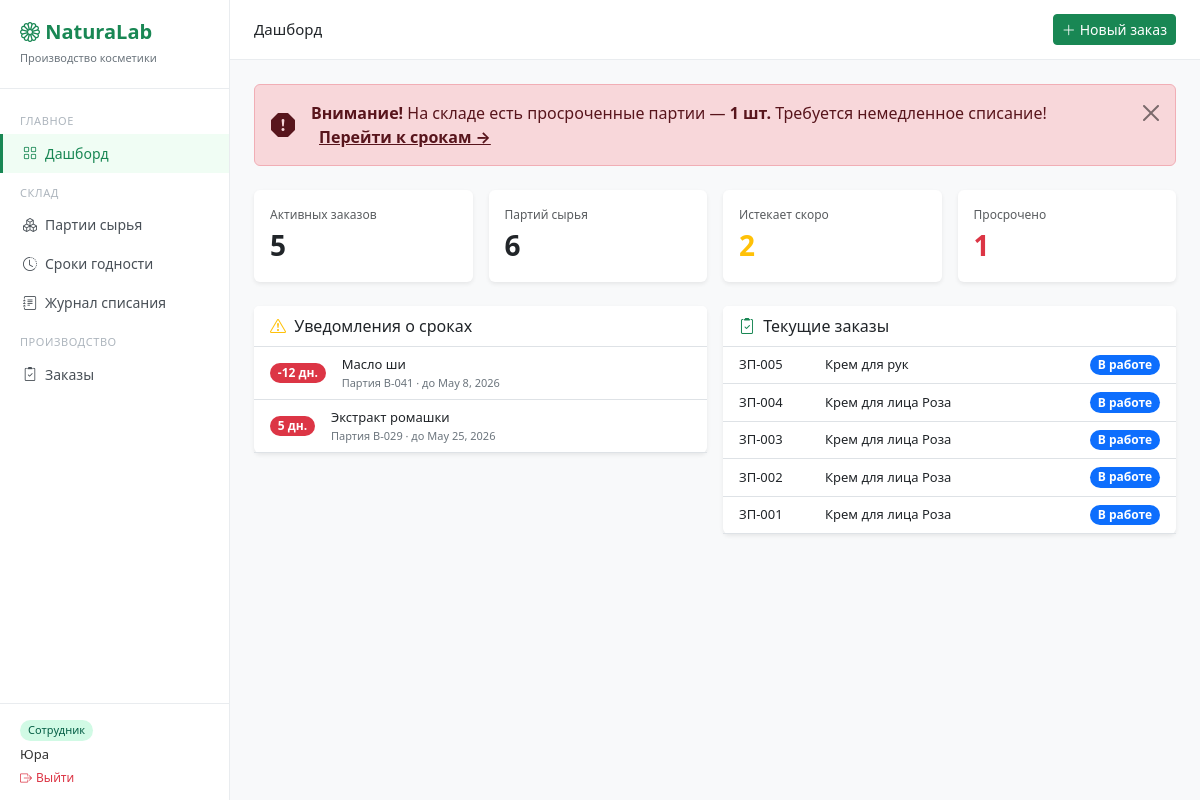
Screenshot of / (signed in) with the database file from the repository.
### warehouse/models.py (models this page shows, shortened)
class Batch(models.Model):
    STATUS_CHOICES = [
        ('available', 'Доступна'),
        ('depleted',  'Израсходована'),
        ('expired',   'Просрочена'),
    ]
    ingredient  = models.ForeignKey(Ingredient, on_delete=models.PROTECT, verbose_name='Сырьё')
    lot_number  = models.CharField(max_length=50, unique=True, verbose_name='Номер партии')
    quantity    = models.DecimalField(max_digits=10, decimal_places=3, verbose_name='Остаток')
    received_at = models.DateField(verbose_name='Дата поступления')
    expiry_date = models.DateField(verbose_name='Срок годности')
    status      = models.CharField(max_length=20, choices=STATUS_CHOICES, default='available')
    class Meta:
        verbose_name = 'Партия сырья'
        verbose_name_plural = 'Партии сырья'
        ordering = ['expiry_date']
    @property
    def days_left(self):
        from django.utils import timezone
        delta = self.expiry_date - timezone.now().date()
        return delta.days
    @property
    def stock_status(self):
        min_q = self.ingredient.min_quantity
        if min_q <= 0:
            return 'ok'
        if self.quantity <= 0:
            return 'empty'
        if self.quantity < min_q * Decimal('0.2'):
            return 'critical'
        if self.quantity < min_q:
            return 'low'
        return 'ok'

class Ingredient(models.Model):
    UNIT_CHOICES = [
        ('kg', 'Килограмм'),
        ('g',  'Грамм'),
        ('l',  'Литр'),
        ('ml', 'Миллилитр'),
    ]
    name         = models.CharField(max_length=200, verbose_name='Название')
    unit         = models.CharField(max_length=10, choices=UNIT_CHOICES, verbose_name='Единица измерения')
    description  = models.TextField(blank=True, verbose_name='Описание')
    min_quantity = models.DecimalField(max_digits=10, decimal_places=2, default=0,
                                       verbose_name='Минимальный остаток')
    class Meta:
        verbose_name = 'Сырьё'
        verbose_name_plural = 'Сырьё'

### orders/models.py (models this page shows, shortened)
class ProductionOrder(models.Model):
    STATUS_CHOICES = [
        ('draft',       'Черновик'),
        ('pending',     'Ожидание сырья'),
        ('in_progress', 'В работе'),
        ('done',        'Завершён'),
        ('cancelled',   'Отменён'),
    ]
    number     = models.CharField(max_length=20, unique=True, verbose_name='Номер', blank=True)
    product    = models.ForeignKey(Product, on_delete=models.PROTECT, verbose_name='Продукт')
    quantity   = models.PositiveIntegerField(verbose_name='Количество, шт')
    status     = models.CharField(max_length=20, choices=STATUS_CHOICES,
                                  default='draft', verbose_name='Статус')
    due_date   = models.DateField(verbose_name='Срок выпуска')
    created_at = models.DateTimeField(auto_now_add=True)
    created_by = models.ForeignKey('auth.User', on_delete=models.SET_NULL,
                                   null=True, blank=True, verbose_name='Создал')
    notes      = models.TextField(blank=True, verbose_name='Примечания')
    class Meta:
        verbose_name = 'Производственный заказ'
        verbose_name_plural = 'Производственные заказы'
        ordering = ['-created_at']

### products/models.py (models this page shows)
class Product(models.Model):
    name        = models.CharField(max_length=200, verbose_name='Название продукта')
    description = models.TextField(blank=True, verbose_name='Описание')
    class Meta:
        verbose_name = 'Продукт'
        verbose_name_plural = 'Продукты'
    def __str__(self):
        return self.name

### warehouse/views.py (the view)
# urls.py: path('', dashboard, name='dashboard'),
@login_required
def dashboard(request):
    today = timezone.now().date()
    batches = Batch.objects.filter(status='available')
    empty_batches = [b for b in batches if b.stock_status == 'empty']
    low_batches   = [b for b in batches if b.stock_status in ('low', 'critical')]
    context = {
        'active_orders':    ProductionOrder.objects.exclude(status__in=['done', 'cancelled']).count(),
        'total_batches':    batches.count(),
        'expiring_soon':    batches.filter(expiry_date__lte=today + timezone.timedelta(days=30)).count(),
        'expired':          batches.filter(expiry_date__lt=today).count(),
        'expiring_batches': batches.filter(expiry_date__lte=today + timezone.timedelta(days=30)).order_by('expiry_date')[:5],
        'recent_orders':    ProductionOrder.objects.all()[:5],
        'empty_batches':    empty_batches,
        'low_batches':      low_batches,
    }
    return render(request, 'dashboard.html', context)

### templates/dashboard.html (shortened to what this page needs)
{% extends 'base.html' %}
{% block page_title %}Дашборд{% endblock %}
{% block topbar_actions %}
  <a href="{% url 'order-create' %}" class="btn btn-success btn-sm">
    <i class="bi bi-plus-lg me-1"></i>Новый заказ
  </a>
{% endblock %}
{% block content %}
{% if expired > 0 %}
<div class="alert alert-danger d-flex align-items-center gap-3 mb-4 alert-dismissible fade show" role="alert">
  <i class="bi bi-exclamation-octagon-fill fs-4"></i>
  <div>
    <strong>Внимание!</strong> На складе есть просроченные партии —
    <strong>{{ expired }} шт.</strong> Требуется немедленное списание!
    <a href="{% url 'expiry-list' %}" class="alert-link ms-2">Перейти к срокам →</a>
  </div>
  <button type="button" class="btn-close ms-auto" data-bs-dismiss="alert"></button>
</div>
{% endif %}
<div class="row g-3 mb-4">
  <div class="col-md-3">
    <div class="card border-0 bg-white shadow-sm p-3">
      <div class="text-muted" style="font-size:12px">Активных заказов</div>
      <div class="fs-3 fw-bold">{{ active_orders }}</div>
    </div>
  </div>
  <div class="col-md-3">
    <div class="card border-0 bg-white shadow-sm p-3">
      <div class="text-muted" style="font-size:12px">Партий сырья</div>
      <div class="fs-3 fw-bold">{{ total_batches }}</div>
    </div>
  </div>
  <div class="col-md-3">
    <div class="card border-0 bg-white shadow-sm p-3">
      <div class="text-muted" style="font-size:12px">Истекает скоро</div>
      <div class="fs-3 fw-bold text-warning">{{ expiring_soon }}</div>
    </div>
  </div>
  <div class="col-md-3">
    <div class="card border-0 bg-white shadow-sm p-3">
      <div class="text-muted" style="font-size:12px">Просрочено</div>
      <div class="fs-3 fw-bold text-danger">{{ expired }}</div>
    </div>
  </div>
</div>
<div class="row g-3">
  <div class="col-md-6">
    <div class="card border-0 shadow-sm">
      <div class="card-header bg-white fw-500 border-bottom">
        <i class="bi bi-exclamation-triangle text-warning me-1"></i> Уведомления о сроках
      </div>
      <div class="card-body p-0">
        {% for batch in expiring_batches %}
        <div class="d-flex align-items-center gap-3 px-3 py-2 border-bottom">
          <span class="badge rounded-pill {% if batch.days_left <= 14 %}bg-danger{% else %}bg-warning text-dark{% endif %}">
            {{ batch.days_left }} дн.
          </span>
          <div>
            <div style="font-size:13px;font-weight:500">{{ batch.ingredient.name }}</div>
            <div style="font-size:11px;color:#6c757d">Партия {{ batch.lot_number }} · до {{ batch.expiry_date }}</div>
          </div>
        </div>
        {% empty %}
        <div class="px-3 py-3 text-muted" style="font-size:13px">Все сроки в норме</div>
        {% endfor %}
      </div>
    </div>
  </div>
  <div class="col-md-6">
    <div class="card border-0 shadow-sm">
      <div class="card-header bg-white fw-500 border-bottom">
        <i class="bi bi-clipboard2-check text-success me-1"></i> Текущие заказы
      </div>
      <div class="card-body p-0">
        {% for order in recent_orders %}
        <div class="d-flex align-items-center gap-3 px-3 py-2 border-bottom">
          <span class="fw-500" style="font-size:13px;min-width:70px">{{ order.number }}</span>
          <span class="flex-grow-1" style="font-size:13px">{{ order.product }}</span>
          <span class="badge rounded-pill
            {% if order.status == 'in_progress' %}bg-primary
            {% elif order.status == 'pending' %}bg-warning text-dark
            {% elif order.status == 'done' %}bg-success
            {% else %}bg-secondary{% endif %}">
            {{ order.get_status_display }}
          </span>
        </div>
        {% empty %}
        <div class="px-3 py-3 text-muted" style="font-size:13px">Заказов пока нет</div>
        {% endfor %}
      </div>
    </div>
  </div>
</div>
{% endblock %}

### templates/base.HTML (shortened to what this page needs)
<!DOCTYPE html>
<html lang="ru">
<head>
  <link href="https://cdn.jsdelivr.net/npm/bootstrap@5.3.0/dist/css/bootstrap.min.css" rel="stylesheet">
  <link href="https://cdn.jsdelivr.net/npm/bootstrap-icons@1.11.0/font/bootstrap-icons.css" rel="stylesheet">
</head>
<body>
<div class="sidebar">
  <div class="logo">
    <h5><i class="bi bi-flower1"></i> NaturaLab</h5>
    <small>Производство косметики</small>
  </div>
  <div style="flex:1;overflow-y:auto">
    <div class="nav-section">ГЛАВНОЕ</div>
    <a href="{% url 'dashboard' %}" class="nav-link {% if request.resolver_match.url_name == 'dashboard' %}active{% endif %}">
      <i class="bi bi-grid me-2"></i>Дашборд
    </a>
    <div class="nav-section">СКЛАД</div>
    <a href="{% url 'batch-list' %}" class="nav-link {% if 'batch' in request.resolver_match.url_name %}active{% endif %}">
      <i class="bi bi-boxes me-2"></i>Партии сырья
    </a>
    <a href="{% url 'expiry-list' %}" class="nav-link {% if request.resolver_match.url_name == 'expiry-list' %}active{% endif %}">
      <i class="bi bi-clock-history me-2"></i>Сроки годности
    </a>
    <a href="{% url 'writeoff-log' %}" class="nav-link {% if request.resolver_match.url_name == 'writeoff-log' %}active{% endif %}">
      <i class="bi bi-journal-text me-2"></i>Журнал списания
    </a>
    <div class="nav-section">ПРОИЗВОДСТВО</div>
    <a href="{% url 'order-list' %}" class="nav-link {% if 'order' in request.resolver_match.url_name %}active{% endif %}">
      <i class="bi bi-clipboard2-check me-2"></i>Заказы
    </a>
  </div>
  <div style="padding:12px 20px;border-top:1px solid #e9ecef">
    <div style="margin-bottom:4px">
      {% if request.user.is_superuser %}
        <span class="user-badge badge-admin">Администратор</span>
      {% else %}
        <span class="user-badge badge-worker">Сотрудник</span>
      {% endif %}
    </div>
    <div style="font-size:13px;font-weight:500;color:#333">{{ request.user.username }}</div>
    <form method="post" action="{% url 'logout' %}" style="margin:0">
      <button type="submit" style="background:none;border:none;padding:0;font-size:12px;color:#dc3545;cursor:pointer">
        <i class="bi bi-box-arrow-right me-1"></i>Выйти
      </button>
    </form>
  </div>
</div>
<div class="topbar">
  <span style="font-size:15px;font-weight:500">{% block page_title %}{% endblock %}</span>
  <div class="d-flex gap-2">
    {% block topbar_actions %}{% endblock %}
  </div>
</div>
<div class="main-content">
  {% block content %}{% endblock %}
</div>
</body>
</html>

### templates/base.HTML (style rules this page uses)
body { background: #f8f9fa; }
.sidebar { min-height: 100vh; background: #fff; border-right: 1px solid #e9ecef; width: 230px; position: fixed; top: 0; left: 0; padding-top: 20px; display: flex; flex-direction: column; }
.sidebar .logo { padding: 0 20px 20px; border-bottom: 1px solid #e9ecef; margin-bottom: 12px; }
.sidebar .logo h5 { margin: 0; font-weight: 600; color: #198754; }
.sidebar .logo small { color: #6c757d; font-size: 11px; }
.sidebar .nav-link { color: #495057; padding: 9px 20px; font-size: 14px; border-left: 3px solid transparent; display: flex; align-items: center; }
.sidebar .nav-link.active { color: #198754; border-left-color: #198754; background: #f0fdf4; font-weight: 500; }
.sidebar .nav-section { font-size: 11px; color: #adb5bd; padding: 12px 20px 4px; letter-spacing: .05em; }
.main-content { margin-left: 230px; padding: 24px; }
.topbar { background: #fff; border-bottom: 1px solid #e9ecef; padding: 14px 24px; margin-left: 230px; display: flex; align-items: center; justify-content: space-between; }
.user-badge { display: inline-block; padding: 2px 8px; border-radius: 99px; font-size: 11px; font-weight: 500; }
.badge-worker { background: #d1fae5; color: #065f46; }

### rows the page displays
Batch: days_left "-12", ingredient.name "Масло ши", lot_number "B-041", expiry_date "May 8, 2026"
Batch: days_left "5", ingredient.name "Экстракт ромашки", lot_number "B-029", expiry_date "May 25, 2026"
ProductionOrder: number "ЗП-005", product "Крем для рук", status "В работе"
ProductionOrder: number "ЗП-004", product "Крем для лица Роза", status "В работе"
ProductionOrder: number "ЗП-003", product "Крем для лица Роза", status "В работе"
ProductionOrder: number "ЗП-002", product "Крем для лица Роза", status "В работе"
ProductionOrder: number "ЗП-001", product "Крем для лица Роза", status "В работе"

### other values shown
{{ request.user.username }} "Юра"
{{ expired }} "1"
{{ active_orders }} "5"
{{ total_batches }} "6"
{{ expiring_soon }} "2"
